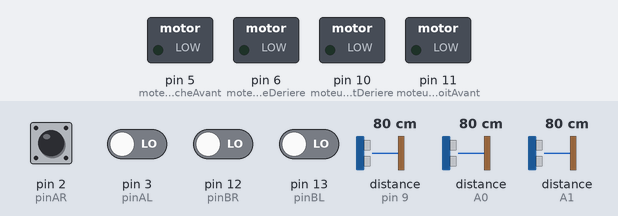
A sketch run on a simulated Arduino Uno, built with avr-gcc and run on an emulated ATmega328P. Shown: switched loads named in the sketch (green lamp = pin HIGH). Wiring (inferred from the names in the program): 3 × ultrasonic range finder: trigger pin 4, echo pin 9 / trigger pin 7, echo A0 / trigger pin 8, echo A1. The test bench sets the inputs (shaded band); at power-on: pin 2 (pinAR), pin 3 (pinAL), pin 12 (pinBR), pin 13 (pinBL) LOW, distance to the obstacle (sensors on pin 9, A0, A1) 80 cm. The echo pulse lasts 58.3 µs per cm; pins used as bus, display or sensor lines are not drawn.

Above: at 1.2 s.
1.3 s: pin 2 (pinAR) driven HIGH
At 2.5 s:
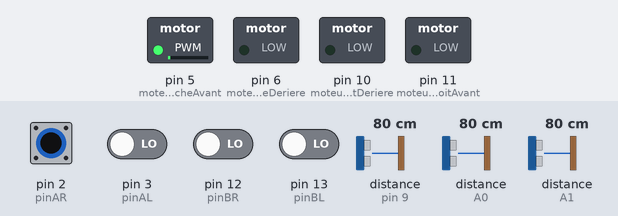
2.8 s: pin 2 (pinAR) driven LOW
At 4.0 s:
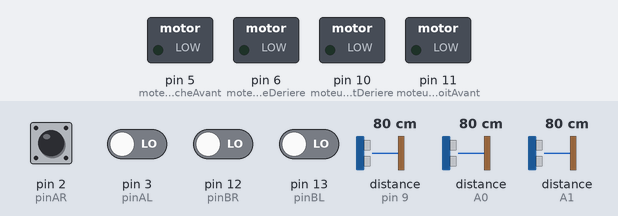
4.3 s: pin 3 (pinAL) driven HIGH
At 4.9 s:
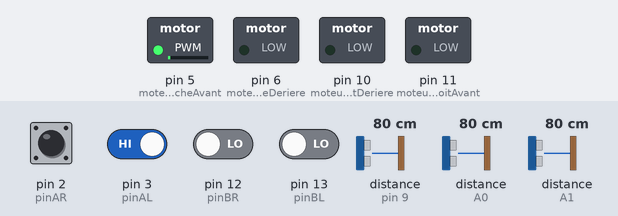
5.8 s: pin 2 (pinAR) pulsed HIGH 2 times (0.12 s each, 0.3 s apart)
At 5.95 s:
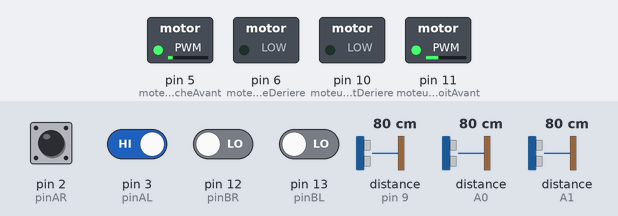
Timing chart, 0 to 8.8 s (numbered marks = the images above; inputs shaded):
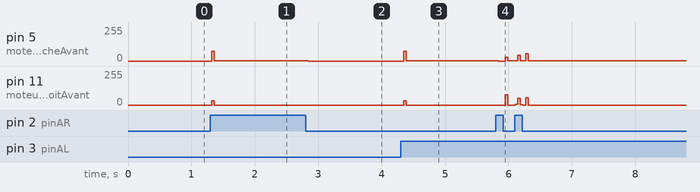

The sketch:

Test_13-Nov-21_23.53_PUNKS_IEEE_FST_Robots_3.0.ino
```cpp
//Ultrason
const byte TRIGGERleft = 4; // broche TRIGGER
const byte ECHOleft= 9; // broche ECHO

const byte TRIGGERright = 7; // broche TRIGGER
const byte ECHOright= A0; // broche ECHO

const byte TRIGGERfront = 8; // broche TRIGGER
const byte ECHOfront= A1; // broche ECHO

const unsigned long MEASURE_TIMEOUT = 25000UL;
const float SOUND_SPEED = 340.0 / 1000;

//PDUltrasoN
float kpULTRA=0.01,kdULTRA=0,erreurancien,erreur,PD=0,P,D;

long distL=0,distR=0,distF=0;

// Echantillonnage
const float periode = 20.00;

// Capteurs IR
const int captExtDroit = A2;
const int captDroit = A3;
const int captGauche = A4;
const int captExtGauche = A5;
bool c1;
bool c2;
bool c3;
bool c4;
int etatcapteur = 0;

// PID vitesse
const float vitesseMax = 300.00;
const float accelerationMax = 5000.00;

float kp = 1.0;
float ki = 0.001;
float kd = 1.0;

float erreurAVR = 0.00;
float erreurAVL = 0.00;

float rightPD = 0.00;
float leftPD = 0.00;

// Moteurs
const int moteurDroitAvant = 11;
const int moteurDroitDeriere = 10;
const int moteurGaucheAvant = 5;
const int moteurGaucheDeriere = 6;

// Encodeurs
long int counterL = 0;
long int counterR = 0;

long int previousCounterL = 0;
long int previousCounterR = 0;

int resolution = 400;
float diametreRoue = 70.00;


const int pinAR=2;
const int pinBR=12;
const int pinAL=3;
const int pinBL=13;

void distanceleft() {
  digitalWrite(TRIGGERleft, HIGH);
  delayMicroseconds(10);
  digitalWrite(TRIGGERleft, LOW);
  long measure = pulseIn(ECHOleft, HIGH, MEASURE_TIMEOUT);
  distL = measure / 2.0 * SOUND_SPEED;
}
void distanceright() {
  digitalWrite(TRIGGERright, HIGH);
  delayMicroseconds(10);
  digitalWrite(TRIGGERright, LOW);
  long measure = pulseIn(ECHOright, HIGH, MEASURE_TIMEOUT);
  distR = measure / 2.0 * SOUND_SPEED;
  //Serial.println(distR);
}
float distancefront() {
  digitalWrite(TRIGGERfront, HIGH);
  delayMicroseconds(10);
  digitalWrite(TRIGGERfront, LOW);
  long measure = pulseIn(ECHOfront, HIGH, MEASURE_TIMEOUT);
  distF = measure / 2.0 * SOUND_SPEED;
}
void ISRtrackAR() {
  int A = digitalRead(pinAR);
  int B = digitalRead(pinBR);

  if ((B && !A) || (A && !B)) {
    ++counterL;
  } else {
    if ((B && A) || (!A && !B)) {
      --counterL;
    }
  }
}

void ISRtrackAL() {
  int A = digitalRead(pinAL);
  int B = digitalRead(pinBL);

  if ((B && !A) || (A && !B)) {
    ++counterL;
  } else {
    if ((B && A) || (!A && !B)) {
      --counterL;
    }
  }
}
/*float maxcounterL(){
  float max=0;
  if (counterL>max)
    max=counterL;
  return max;
}*/
//maxcounterL(8.75*PI)*r
void vmazeforward(float r){
  float wL = (((counterL - previousCounterL) * diametreRoue * PI ) / resolution) / (periode / 1000);
  float vL=r*wL;
  float vR=r*((sqrt(2)/50)*r-vL)*(wL/vL);
  analogWrite(moteurDroitAvant, map(vR,0,70,0,40));
  analogWrite(moteurGaucheAvant, map(vL,0,70,0,40));
  analogWrite(moteurDroitDeriere, 0);
  analogWrite(moteurGaucheDeriere, 0);
 previousCounterL=counterL;
}
void vmazebackward(float r){
  float wL = (((counterL - previousCounterL) * diametreRoue * PI ) / resolution) / (periode / 1000);
  float vL=r*wL;
  float vR=r*((sqrt(2)/50)*r-vL)*(wL/vL);
  analogWrite(moteurDroitAvant, 0);
  analogWrite(moteurGaucheAvant, 0);
  analogWrite(moteurDroitDeriere, map(vR,0,70,0,40));
  analogWrite(moteurGaucheDeriere, map(vL,0,70,0,40));
  previousCounterL=counterL;
}
void vitesseDroit(float consigne) {
  float vitesseActuel = (((counterR - previousCounterR) * diametreRoue * PI ) / resolution) / (periode / 1000);
  float erreur = consigne - vitesseActuel;
  if ((erreur * 1000) / periode) {
    erreur = accelerationMax;
  }
  float p = kp * erreur;
  float d = kd * (erreur - erreurAVR);
  rightPD += p + d;

  if (rightPD >= 0) {
    if (rightPD > 255) {
      rightPD = 255;
    }
    analogWrite(moteurDroitAvant, rightPD);
    analogWrite(moteurDroitDeriere, 0);
  } else {
    if (rightPD < - 255) {
      rightPD = - 255;
    }
    analogWrite(moteurDroitAvant, abs(rightPD));
    analogWrite(moteurDroitDeriere, 0);
  }
}

void vitesseGauche(float consigne) {
  float vitesseActuel = (((counterL - previousCounterL) * diametreRoue * PI ) / resolution) / (periode / 1000);
  float erreur = consigne - vitesseActuel;
   if ((erreur * 1000) / periode) {
    erreur = accelerationMax;
  }
  float p = kp * erreur;
  float d = kd * (erreur - erreurAVL);
  leftPD += p + d;

  if (leftPD >= 0) {
    if (leftPD > 255) {
      leftPD = 255;
    }
    analogWrite(moteurDroitAvant, leftPD);
    analogWrite(moteurDroitDeriere, 0);
  } else {
    if (leftPD < - 255) {
      leftPD = - 255;
    }
    analogWrite(moteurDroitAvant, abs(leftPD));
    analogWrite(moteurDroitDeriere, 0);
  }
}
float testFront = 0.00;
float pdultrason = 0;
void PdUltrason(){

  float erreurancien=erreur ;
  float erreur=distL-distR;
  float P=kpULTRA*erreur;
  float D=kdULTRA*(erreurancien-erreur);
  pdultrason+=P+D;

  if (pdultrason>150)
    pdultrason=150;
  if (pdultrason<-150)
    pdultrason=-150;
  if (erreur >60)
  {
    Gauche(pdultrason) ;
    }
    if(erreur<60) {
      Droite(pdultrason) ;
    }
   else {
     Avancer(70);
    }

  testFront += 110 - kpULTRA;
  if (testFront>80)
    testFront=80;
  if (testFront<-80)
    testFront=-80;

  testFront = abs(testFront);

  if (pdultrason>=0){
  analogWrite(moteurDroitAvant,   testFront + pdultrason);
  if ( testFront - pdultrason < 0)
  analogWrite(moteurGaucheAvant, 0);
  else
    analogWrite(moteurGaucheAvant, testFront - pdultrason);
  analogWrite(moteurDroitDeriere, 0);
  analogWrite(moteurGaucheDeriere, 0);
  }
  if (pdultrason<=0){
  if ( testFront - abs(pdultrason) < 0)
    analogWrite(moteurDroitAvant, 0);
  else
  analogWrite(moteurDroitAvant, testFront - abs(pdultrason));
  analogWrite(moteurGaucheAvant, testFront + abs(pdultrason));
  analogWrite(moteurDroitDeriere, 0);
  analogWrite(moteurGaucheDeriere, 0);
  }
  Serial.println(testFront + abs(pdultrason));
}
void Avancer(int pwm)
{
  analogWrite(moteurDroitAvant, pwm);
  analogWrite(moteurGaucheAvant, pwm);
  analogWrite(moteurDroitDeriere, 0);
  analogWrite(moteurGaucheDeriere, 0);
}
void Droite(int pwm)
{
  analogWrite(moteurDroitAvant, 0);
  analogWrite(moteurGaucheAvant, pwm);
  analogWrite(moteurDroitDeriere, pwm);
  analogWrite(moteurGaucheDeriere, 0);

}
void Gauche(int pwm)
{
  analogWrite(moteurDroitAvant, pwm);
  analogWrite(moteurGaucheAvant, 0);
  analogWrite(moteurDroitDeriere, 0);
  analogWrite(moteurGaucheDeriere, pwm);
}
void Stop()
{
  analogWrite(moteurDroitAvant, 0);
  analogWrite(moteurGaucheAvant, 0);
  analogWrite(moteurDroitDeriere, 0);
  analogWrite(moteurGaucheDeriere, 0);
}
void setup() {
  Serial.begin(9600);

  // Capteurs IR
  pinMode(captDroit, INPUT);
  pinMode(captGauche, INPUT);

  pinMode(captExtDroit, INPUT);
  pinMode(captExtGauche, INPUT);

  digitalWrite(captDroit, HIGH);
  digitalWrite(captDroit, HIGH);

  digitalWrite(captExtDroit, HIGH);
  digitalWrite(captExtGauche, HIGH);

  // Encodeurs


  pinMode(pinAR, INPUT);
  pinMode(pinAL, INPUT);

  pinMode(pinBR, INPUT);
  pinMode(pinBL, INPUT);

  digitalWrite(pinAR, INPUT);
  digitalWrite(pinAL, INPUT);

  digitalWrite(pinBR, INPUT);
  digitalWrite(pinBL, INPUT);

  attachInterrupt(digitalPinToInterrupt(pinAR), ISRtrackAR, CHANGE);
  attachInterrupt(digitalPinToInterrupt(pinAL), ISRtrackAL, CHANGE);

  //Moteurs
  pinMode(moteurGaucheAvant, OUTPUT);
  pinMode(moteurGaucheDeriere, OUTPUT);

  pinMode(moteurDroitAvant, OUTPUT);
  pinMode(moteurDroitDeriere, OUTPUT);

  digitalWrite(moteurGaucheAvant, LOW);
  digitalWrite(moteurGaucheDeriere, LOW);

  digitalWrite(moteurDroitAvant, LOW);
  digitalWrite(moteurDroitDeriere, LOW);

//Ultrason
  pinMode(TRIGGERleft, OUTPUT);
  digitalWrite(TRIGGERleft, LOW);
  pinMode(ECHOleft, INPUT);
  //analogWrite(ECHOleft, 0);

  pinMode(TRIGGERright, OUTPUT);
  digitalWrite(TRIGGERright, LOW);
  pinMode(ECHOright, INPUT);
  //analogWrite(ECHOright, 0);

  pinMode(TRIGGERfront, OUTPUT);
  digitalWrite(TRIGGERfront, LOW);
  pinMode(ECHOfront, INPUT);
  //digitalWrite(ECHOfront, LOW);

}

int checkpoint1=0;


void loop() {
  distanceright();
  distanceleft();
  distancefront();
  float er=(distL-50)-(distR-50);
  /*ISRtrackAR();
  ISRtrackAL();*/
  /*if (er>70){
      vmazebackward(distR+42);
  }
  if (er<-70){
      vmazebackward(distL+42);
  }
  */
    if ((er>=-10)&&(er<=10) && (distF>=70))
        Avancer(40);
    if ((er>=-30)&&(er<=30) && (distF>=70))
        vmazeforward(520+(160-abs(er)));
    if ((er>50)&& (distF<=70))
        vmazebackward(distR+42);
    if ((er<-50)&& (distF<=70))
        vmazebackward(distL+42);
    if ((distF<=50) && (er>120))
        vmazebackward(160);

/*
  PdUltrason();
  c1 = digitalRead(captExtDroit);
  c2 = digitalRead(captDroit);
  c3 = digitalRead(captGauche);
  c4 = digitalRead(captExtGauche);

  etatcapteur = c4 * 1000 + c3 * 100 + c2 * 10 + c1;
if (checkpoint1==0)
  switch (etatcapteur) {
    case 0:
      Avancer(80);
      checkpoint1=1;
      break;
    case 1:
      Droite(80);
      break;
    case 10:
      Droite(80);
      break;
    case 11:
      Droite(80);
      break;
    case 100:
      Gauche(80);
      break;
    case 101:
      Avancer(80);
      break;
    case 110:
      Avancer(80);
      break;
    case 111:
      Droite(80);
      break;
    case 1000:
      Gauche(80);
      break;
    case 1001:
      Avancer(80);
      break;
    case 1010:
      Droite(80);
      break;
    case 1011:
      Avancer(80);
      break;
    case 1100:
      Gauche(80);
      break;
    case 1101:
      Avancer(80);
      break;
    case 1110:
      Gauche(80);
      break;
    case 1111:
      Avancer(80);
      break;
    default:
      Stop();
        break;
  }
if (checkpoint1==1)
   switch (etatcapteur) {
    case 0:
      Avancer(140);
      break;
    case 1:
      Droite(140);
      break;
    case 10:
      Droite(140);
      break;
    case 11:
      Droite(140);
      break;
    case 100:
      Gauche(140);
      break;
    case 101:
      Avancer(140);
      break;
    case 110:
      Avancer(140);
      break;
    case 111:
      Gauche(140);
      break;
    case 1000:
      Gauche(140);
      break;
    case 1001:
      Avancer(140);
      break;
    case 1010:
      Droite(140);
      break;
    case 1011:
      Avancer(140);
      break;
    case 1100:
      Gauche(140);
      break;
    case 1101:
      Avancer(140);
      break;
    case 1110:
      Gauche(140);
      break;
    case 1111:
      Avancer(140);
      break;
    default:
      Stop();
        break;
  }
  */


}
```

Measured:
- after the input at 1.3 s, pin 5 (moteurGaucheAvant): 0/255 → 1/255 at once; pin 11 (moteurDroitAvant): 0/255 → 33/255 at once, → 0/255 0.04 s later
- after the input at 2.8 s, pin 5 (moteurGaucheAvant): 1/255 → 0/255 at once
- after the input at 4.3 s, pin 5 (moteurGaucheAvant): 0/255 → 1/255 after 0.05 s; pin 11 (moteurDroitAvant): 0/255 → 33/255 after 0.05 s, → 0/255 0.04 s later
- after the input at 5.8 s, pin 5 (moteurGaucheAvant): 1/255 → 0/255 at once, → 1/255 0.11 s later
